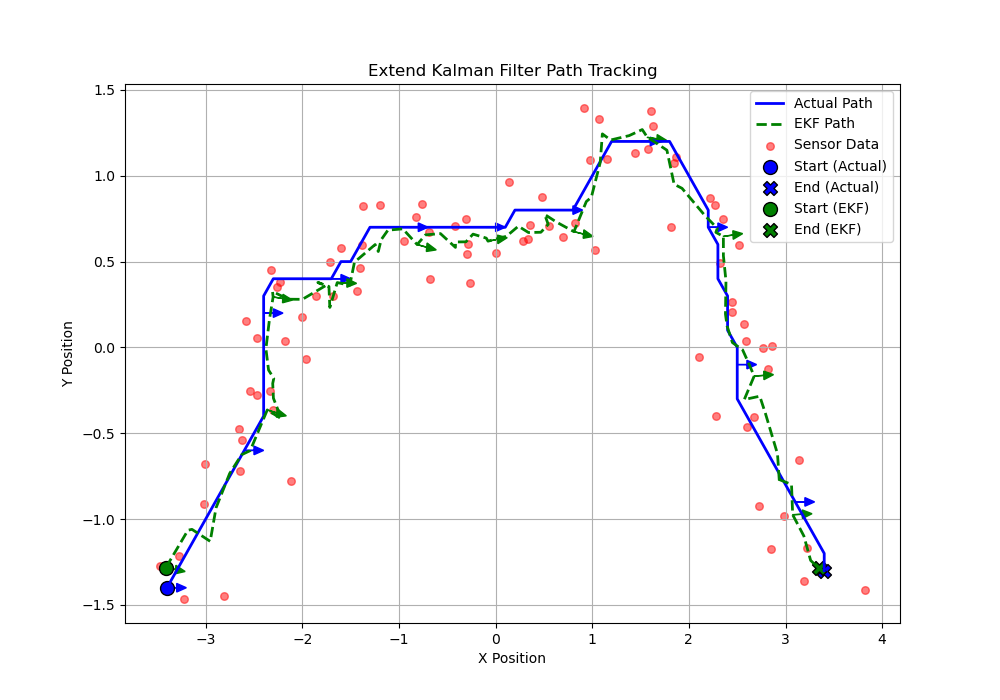

Python code for this plot:
import numpy as np
import numpy.linalg as la
import matplotlib.pyplot as plt
from kf import read_path_from_file, location_sensor_measurements, calculate_rmse

class ExtendKalmanFilter:
    def __init__(self, A, B_func, G_func, C, R, Q, initial_state, initial_covariance):
        self.A = A
        self.B_func = B_func
        self.G_func = G_func
        self.C = C
        self.R = R
        self.Q = Q
        self.state = initial_state
        self.covariance = initial_covariance
 
    def predict(self, control_input):
        theta = self.state[2]
        self.B = self.B_func(theta)
        self.state = np.dot(self.A, self.state) + np.dot(self.B, control_input)

        self.G = self.G_func(self.state, control_input)
        self.covariance = np.dot(self.G, np.dot(self.covariance, self.G.T)) + self.Q

    def update(self, measurement):   
        K = np.dot(np.dot(self.covariance, self.C.T), 
                   np.linalg.inv(np.dot(np.dot(self.C, self.covariance), self.C.T) + self.R))
        self.state = self.state + np.dot(K, (measurement - np.dot(self.C, self.state)))
        self.covariance = self.covariance - np.dot(np.dot(K, self.C), self.covariance)

    def get_state(self):
        return self.state

def main():
    # Read path from recorded data 
    true_state = read_path_from_file('path_maze.txt')
    x_true, y_true, theta_true = true_state

    ################ Extend Kalman Filter ################
    # EKF initialization
    from pr2_models import A, B, G, C, R, Q
    initial_state = true_state[:,0]  # x_0: x, y, θ
    initial_covariance = np.eye(3)  # sigma_0: initial covarience
    ekf = ExtendKalmanFilter(A, B, G, C, R, Q, initial_state, initial_covariance)

    # Generate location sensor measurements
    measured_state = location_sensor_measurements(true_state, Q)
    x_measured, y_measured, theta_measured = measured_state

    # Estimate the state of a pr2 robot
    ekf_states = []
    ekf_states.append(initial_state)
    for i in range(1, true_state.shape[1]):
        # control input
        dx = x_true[i] - x_true[i-1]
        dy = y_true[i] - y_true[i-1]
        dtheta = theta_true[i] - theta_true[i-1]
        control_input = np.array([dx, dy, dtheta])

        ekf.predict(control_input) # prediction step
        ekf.update(measured_state[:, i]) # correction step 
        ekf_states.append(ekf.get_state())

    ekf_states = np.array(ekf_states)
    
    # Calculate error
    rmse = calculate_rmse(ekf_states, true_state.T)
    print("EKF RMSE: ", rmse)
    ################ Visualization ################
    # Set the figure size
    plt.figure(figsize=(10, 7))

    # Plotting the actual, measured, and KF paths
    plt.plot(x_true, y_true, 'b-', label="Actual Path", linewidth=2) 
    plt.plot(ekf_states[:, 0], ekf_states[:, 1], 'g--', label="EKF Path", linewidth=2)  
    plt.scatter(x_measured, y_measured, color='r', s=30, label="Sensor Data", alpha=0.5)  

    # Add arrows to show orientation at selected points
    arrow_skip = 8  # Number of points to skip between arrows
    for i in range(0, len(theta_true), arrow_skip):
        plt.arrow(x_true[i], y_true[i], 
                  0.1 * np.cos(theta_true[i]), 0.1 * np.sin(theta_true[i]), 
                  head_width=0.05, head_length=0.1, fc='blue', ec='blue')
        
    # Add arrows to show orientation for KF path
    for i in range(0, ekf_states.shape[0], arrow_skip):
        plt.arrow(ekf_states[i, 0], ekf_states[i, 1], 
                  0.1 * np.cos(ekf_states[i, 2]), 0.1 * np.sin(ekf_states[i, 2]), 
                  head_width=0.05, head_length=0.1, fc='green', ec='green')

    # Marking start and end points for each path
    plt.scatter(x_true[0], y_true[0], color='b', marker='o', s=100, label="Start (Actual)", edgecolor='black')
    plt.scatter(x_true[-1], y_true[-1], color='b', marker='X', s=100, label="End (Actual)", edgecolor='black')
    plt.scatter(ekf_states[0, 0], ekf_states[0, 1], color='g', marker='o', s=100, label="Start (EKF)", edgecolor='black')
    plt.scatter(ekf_states[-1, 0], ekf_states[-1, 1], color='g', marker='X', s=100, label="End (EKF)", edgecolor='black')

    # Adding labels, title, grid, and legend
    plt.xlabel("X Position") 
    plt.ylabel("Y Position") 
    plt.title("Extend Kalman Filter Path Tracking") 
    plt.legend() 
    plt.grid(True) 
    plt.show()

if __name__ == '__main__':
    main()
